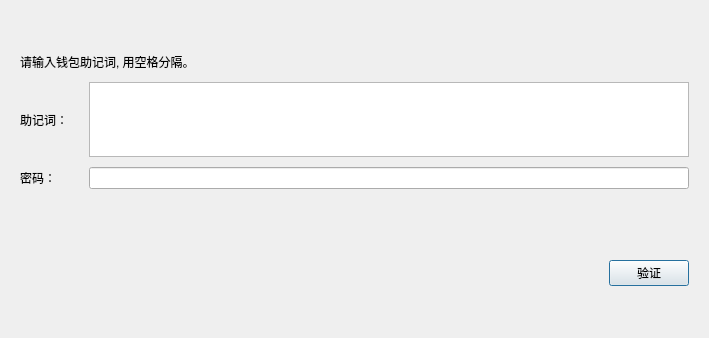
<?xml version="1.0" encoding="UTF-8"?>
<ui version="4.0">
 <class>veifySeedDialog</class>
 <widget class="QDialog" name="veifySeedDialog">
  <property name="geometry">
   <rect>
    <x>0</x>
    <y>0</y>
    <width>709</width>
    <height>338</height>
   </rect>
  </property>
  <property name="windowTitle">
   <string>Dialog</string>
  </property>
  <layout class="QVBoxLayout" name="verticalLayout">
   <property name="spacing">
    <number>10</number>
   </property>
   <property name="leftMargin">
    <number>20</number>
   </property>
   <property name="topMargin">
    <number>20</number>
   </property>
   <property name="rightMargin">
    <number>20</number>
   </property>
   <property name="bottomMargin">
    <number>20</number>
   </property>
   <item>
    <spacer name="verticalSpacer_2">
     <property name="orientation">
      <enum>Qt::Vertical</enum>
     </property>
     <property name="sizeHint" stdset="0">
      <size>
       <width>20</width>
       <height>40</height>
      </size>
     </property>
    </spacer>
   </item>
   <item>
    <layout class="QHBoxLayout" name="horizontalLayout_5">
     <item>
      <widget class="QLabel" name="label_3">
       <property name="text">
        <string>请输入钱包助记词, 用空格分隔。</string>
       </property>
      </widget>
     </item>
     <item>
      <spacer name="horizontalSpacer_3">
       <property name="orientation">
        <enum>Qt::Horizontal</enum>
       </property>
       <property name="sizeHint" stdset="0">
        <size>
         <width>40</width>
         <height>20</height>
        </size>
       </property>
      </spacer>
     </item>
    </layout>
   </item>
   <item>
    <layout class="QHBoxLayout" name="horizontalLayout">
     <item>
      <widget class="QLabel" name="label">
       <property name="text">
        <string>助记词：</string>
       </property>
      </widget>
     </item>
     <item>
      <widget class="QTextEdit" name="seedTextEdit">
       <property name="minimumSize">
        <size>
         <width>600</width>
         <height>75</height>
        </size>
       </property>
       <property name="maximumSize">
        <size>
         <width>600</width>
         <height>75</height>
        </size>
       </property>
      </widget>
     </item>
    </layout>
   </item>
   <item>
    <layout class="QHBoxLayout" name="horizontalLayout_2">
     <item>
      <widget class="QLabel" name="label_2">
       <property name="text">
        <string>密码：</string>
       </property>
      </widget>
     </item>
     <item>
      <widget class="QLineEdit" name="psdEdit">
       <property name="minimumSize">
        <size>
         <width>600</width>
         <height>0</height>
        </size>
       </property>
       <property name="maximumSize">
        <size>
         <width>600</width>
         <height>16777215</height>
        </size>
       </property>
       <property name="echoMode">
        <enum>QLineEdit::Password</enum>
       </property>
      </widget>
     </item>
    </layout>
   </item>
   <item>
    <layout class="QHBoxLayout" name="horizontalLayout_3">
     <item>
      <widget class="QLabel" name="errorLabel">
       <property name="styleSheet">
        <string notr="true">QLabel{color: #ec5151;}</string>
       </property>
       <property name="text">
        <string/>
       </property>
      </widget>
     </item>
     <item>
      <spacer name="horizontalSpacer">
       <property name="orientation">
        <enum>Qt::Horizontal</enum>
       </property>
       <property name="sizeHint" stdset="0">
        <size>
         <width>40</width>
         <height>20</height>
        </size>
       </property>
      </spacer>
     </item>
    </layout>
   </item>
   <item>
    <spacer name="verticalSpacer_3">
     <property name="orientation">
      <enum>Qt::Vertical</enum>
     </property>
     <property name="sizeHint" stdset="0">
      <size>
       <width>20</width>
       <height>40</height>
      </size>
     </property>
    </spacer>
   </item>
   <item>
    <layout class="QHBoxLayout" name="horizontalLayout_4">
     <item>
      <spacer name="horizontalSpacer_2">
       <property name="orientation">
        <enum>Qt::Horizontal</enum>
       </property>
       <property name="sizeHint" stdset="0">
        <size>
         <width>40</width>
         <height>20</height>
        </size>
       </property>
      </spacer>
     </item>
     <item>
      <widget class="QPushButton" name="veifypushButton">
       <property name="text">
        <string>验证</string>
       </property>
      </widget>
     </item>
    </layout>
   </item>
   <item>
    <spacer name="verticalSpacer">
     <property name="orientation">
      <enum>Qt::Vertical</enum>
     </property>
     <property name="sizeHint" stdset="0">
      <size>
       <width>20</width>
       <height>40</height>
      </size>
     </property>
    </spacer>
   </item>
  </layout>
 </widget>
 <resources/>
 <connections/>
</ui>
